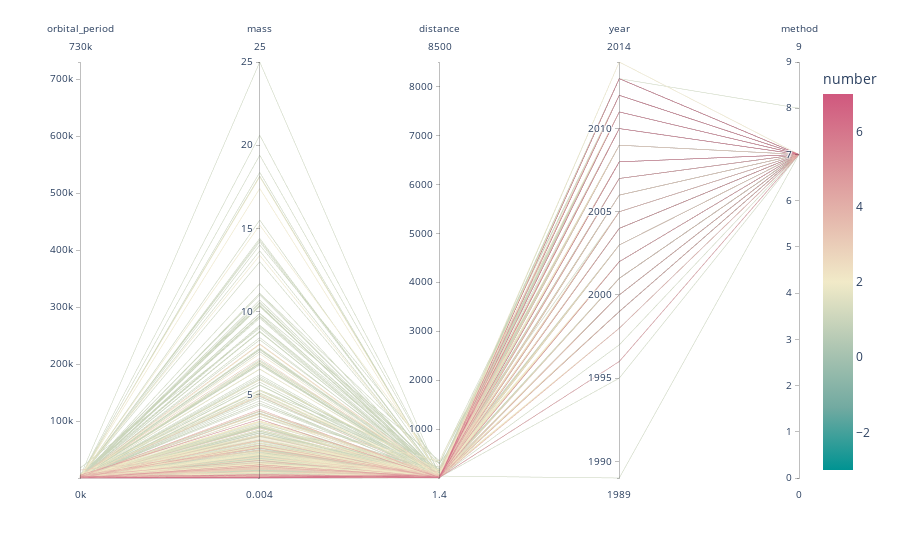

Notebook code for this chart:
### Code cell
# * Dimensionality assessment - https://plotly.com/python/parallel-coordinates-plot/

fig = px.parallel_coordinates(df, color="number",
                              dimensions=['orbital_period', 'mass', 'distance', 'year', 'method'],
                              color_continuous_scale=px.colors.diverging.Tealrose,
                              color_continuous_midpoint=2)
fig.show()

### Figure 1 — Plotly figure (JSON) as saved in the notebook; plotly's stock layout.template omitted (floating-point values rounded to 4 significant figures; data arrays with more than 128 entries replaced by an {"elided": "..."} marker saying what was removed)
{"data": [{"dimensions": [{"label": "orbital_period", "values": {"elided": "1035 float values"}}, {"label": "mass", "values": {"elided": "1035 float values"}}, {"label": "distance", "values": {"elided": "1035 float values"}}, {"label": "year", "values": {"elided": "1035 int values"}}, {"label": "method", "values": {"elided": "1035 int values"}}], "domain": {"x": [0, 1], "y": [0, 1]}, "line": {"color": {"elided": "1035 int values"}, "coloraxis": "coloraxis"}, "name": "", "type": "parcoords"}], "layout": {"coloraxis": {"cmid": 2, "colorbar": {"title": {"text": "number"}}, "colorscale": [[0, "rgb(0, 147, 146)"], [0.1667, "rgb(114, 170, 161)"], [0.3333, "rgb(177, 199, 179)"], [0.5, "rgb(241, 234, 200)"], [0.6667, "rgb(229, 185, 173)"], [0.8333, "rgb(217, 137, 148)"], [1, "rgb(208, 88, 126)"]]}, "legend": {"tracegroupgap": 0}, "margin": {"t": 60}}}
